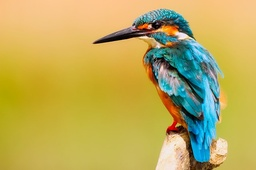
#> input picture img/kingfisher.jpg, 256 x 170 px, shrunk from 640 x 426 before the run
$ jupyter execute --allow-errors RGB_recoder.ipynb
#> lines starting #> are read from the running program, lines starting #| are printed output that depends on the picture
[cell 1]
import PIL

[cell 2]
from PIL import Image
img = Image.open("img/kingfisher.jpg")
#> img is the input picture: PIL image 256x170 RGB; mean R, G, B 188.7, 171.5, 89.8

[cell 3]
Xmax=(img.size)[0]
#> Xmax = 256
Ymax=(img.size)[1]
#> Ymax = 170
y=0
while y<Ymax :
    x=0
    while x<Xmax :
        red=img.getpixel((x,y))[0]
        green=img.getpixel((x,y))[1]
        blue=img.getpixel((x,y))[2]
        grey=round(green*0.21+blue*0.72+red*0.07)
        cmin=min(red,blue,green)
        cmax=max(red,blue,green)
        img.putpixel((x,y),(red,green,cmin))
        x+=1
    y+=1
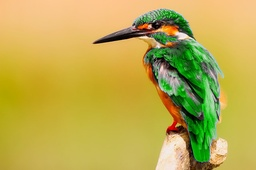
#> img: PIL image 256x170 RGB; mean R, G, B 188.7, 171.5, 78
#> after the loop, y = 170

[cell 4]
img

[cell 5]
from PIL import Image
img = Image.open("img/kingfisher.jpg")

[cell 6]
Xmax=(img.size)[0]
Ymax=(img.size)[1]
y=0
while y<Ymax :
    x=0
    while x<Xmax :
        red=round(round(2.2*(img.getpixel((x,y))[0]),-2)/2.2)
        green=round(round(2.2*(img.getpixel((x,y))[1]),-2)/2.2)
        blue=round(round(2.2*(img.getpixel((x,y))[2]),-2)/2.2)
        img.putpixel((x,y),(red,green,blue))
        x+=1
    y+=1
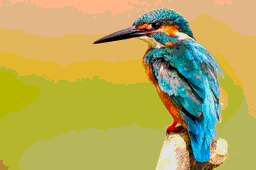
#> img: PIL image 256x170 RGB; mean R, G, B 181.6, 170.3, 90.5
#> after the loop, y = 170

[cell 7]
img

[cell 8]
from PIL import Image
img = Image.open("img/kingfisher.jpg")

[cell 9]
Xmax=(img.size)[0]
Ymax=(img.size)[1]
y=0
while y<Ymax :
    x=0
    while x<Xmax :
        red=img.getpixel((x,y))[0]
        green=img.getpixel((x,y))[1]
        blue=img.getpixel((x,y))[2]
        grey=round(green*0.21+blue*0.72+red*0.07)
        cmin=min(red,blue,green)
        cmax=max(red,blue,green)
        if red == cmax:
            img.putpixel((x,y),(red,cmin,cmin))
        if green == cmax:
            img.putpixel((x,y),(cmin,green,cmin))
        if blue == cmax:
            img.putpixel((x,y),(cmin,cmin,blue))
        x+=1
    y+=1
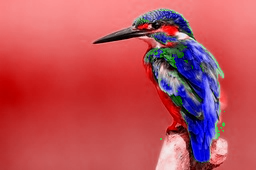
#> img: PIL image 256x170 RGB; mean R, G, B 188.5, 79.3, 88.9
#> after the loop, y = 170

[cell 10]
img

[cell 11]
from PIL import Image
img = Image.open("img/kingfisher.jpg")

[cell 12]
Xmax=(img.size)[0]
Ymax=(img.size)[1]
y=0
while y<Ymax :
    x=0
    while x<Xmax :
        red=img.getpixel((x,y))[0]
        green=img.getpixel((x,y))[1]
        blue=img.getpixel((x,y))[2]
        cmax=max(red,blue,green)
        if red == cmax:
            img.putpixel((x,y),(red,0,0))
        if green == cmax:
            img.putpixel((x,y),(0,green,0))
        if blue == cmax:
            img.putpixel((x,y),(0,0,blue))
        x+=1
    y+=1
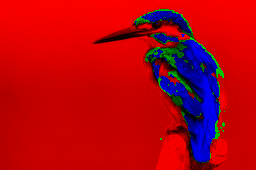
#> img: PIL image 256x170 RGB; mean R, G, B 180.4, 3.9, 16.5
#> after the loop, y = 170

[cell 13]
img

[cell 14]
from PIL import Image
img = Image.open("img/kingfisher.jpg")

[cell 15]
Xmax=(img.size)[0]
Ymax=(img.size)[1]
y=0
while y<Ymax :
    x=0
    while x<Xmax :
        red=img.getpixel((x,y))[0]
        green=img.getpixel((x,y))[1]
        blue=img.getpixel((x,y))[2]
        cmax=max(red,blue,green)
        if red == cmax:
            img.putpixel((x,y),(255,0,0))
        if green == cmax:
            img.putpixel((x,y),(0,255,0))
        if blue == cmax:
            img.putpixel((x,y),(0,0,255))
        x+=1
    y+=1
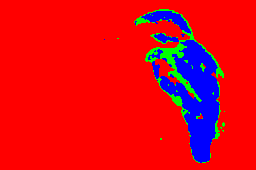
#> img: PIL image 256x170 RGB; mean R, G, B 221.1, 8.4, 25.4
#> after the loop, y = 170

[cell 16]
img

[cell 17]
from PIL import Image
img = Image.open("img/kingfisher.jpg")

[cell 18]
Xmax=(img.size)[0]
Ymax=(img.size)[1]
y=0
#> (the rest of this cell did not finish here and is left out)

[cell 19]
img
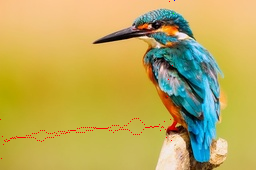
#> Out: PIL image 256x170 RGB; mean R, G, B 189, 170.8, 89.5

$ run again, with img/finch.jpg copied over img/kingfisher.jpg
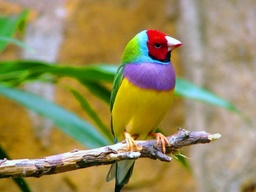
#> input picture img/finch.jpg, 256 x 192 px, shrunk from 2560 x 1920 before the run
#> img is the input picture: PIL image 256x192 RGB; mean R, G, B 151.5, 140, 92.6
#> after the loop `while y<Ymax :`: y = 192
#> after the loop `while y<Ymax :`:
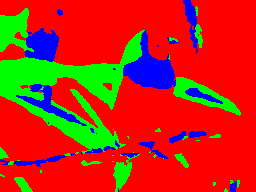
#> img: PIL image 256x192 RGB; mean R, G, B 186.5, 45.5, 23
#> `img`:
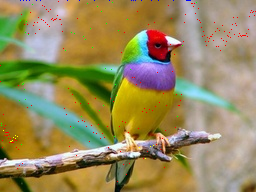
#> Out: PIL image 256x192 RGB; mean R, G, B 151.8, 139.4, 92.2
